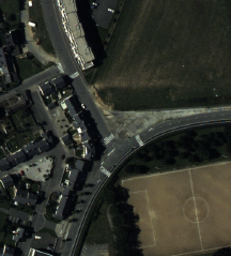
#> input picture TME7/Base/Aeriennes12.png, 231 x 256 px, given in place of Paysages67.png, which was not available
$ jupyter execute --allow-errors TME7.ipynb   (older library calls are emulated)   (text cells are left out)
#> lines starting #> are read from the running program, lines starting #| are printed output that depends on the picture; long printed decimals are rounded; pictures that were not available may be replaced by others from this repository, and a replacement may not be noted
[cell 1]
# Load useful library

from PIL import Image
import matplotlib.pyplot as plt
import numpy as np
import scipy.signal
import scipy.ndimage
from skimage.color import rgb2hsv, hsv2rgb

# Usefull functions
def setColors(nH, nS, nV):
    """ int**3 -> Array[nH*nS*nV,3]*Array[nH,nS,nV,3]
        computes an RGB palette from a sampling of HSV values
    """
    pal1 = np.zeros((nH*nS*nV, 3))
    pal2 = np.zeros((nH, nS, nV, 3))
    tH, tS, tV = 1/(2*nH), 1/(2*nS), 1/(2*nV)

    idx = 0
    for i in range(nH):
        for j in range(nS):
            for k in range(nV):
                HSVval = np.array([[[i/nH + tH, j/nS + tS, k/nV + tV]]])
                pal1[idx, :] = hsv2rgb(HSVval)*255
                pal2[i, j, k, :] = hsv2rgb(HSVval)*255
                idx += 1
    return pal1, pal2

def viewQuantizedImage(I,pal):
    """ Array*Array -> Array
        Display an indexed image with colors according to pal
    """
    Iview = np.empty(I.shape)
    n, m, c = I.shape
    for i in range(n):
        for j in range(m):
            h, s, v = I[i, j, :]
            Iview[i, j, :] = pal[ np.int(h), np.int(s), np.int(v), :]
    print( Iview.max())
    plt.imshow(Iview/255)
    plt.show()

def display5mainColors(histo, pal):
    """ Array*Array -> NoneType
        Display the 5 main colors in histo
    """
    idx = np.argsort(histo)
    idx = idx[::-1]
    K = 5
    for i in range (K):
        Ia = np.zeros((1, 1, 3), dtype=np.uint8)
        Ia[0,0,0] = pal[idx[i], 0]
        Ia[0,0,1] = pal[idx[i], 1]
        Ia[0,0,2] = pal[idx[i], 2]
        plt.subplot(1, K, i+1)
        plt.imshow(Ia)
        plt.axis('off')
    plt.show()

def display20bestMatches(S, indexQuery):
    """ Array*int -> NoneType
    """
    L = S[indexQuery, :]
    Idx = np.argsort(L)
    cpt = 1
    plt.figure(figsize=(15, 10))
    for idx in Idx[:20]:
        plt.subplot(5, 4, cpt)
        indexQuery = idx
        imageName = (pathImage+listImage[indexQuery]).strip()
        plt.imshow(np.array(Image.open(imageName))/255.)
        plt.title(listImage[indexQuery])
        plt.axis('off')
        cpt += 1
    plt.show()

[cell 2]
import math

def quantize(v, k):
    """ float -> int
    """
    if v == 1:
        return k-1
    else:
        return math.floor(v * k)


# You can test your function with the following lines:
h = np.zeros((8))
for i in range(256):
    h[quantize(i/255.,8)] += 1
assert (h == 32*np.ones((8))).all()

[cell 3]
def quantizeImage(I, nH, nS, nV):
    """ Array*int -> Array*Array
    """
    Iq = np.zeros(I.shape)
    hist = np.zeros((nH,nS,nV))
    for i in range(I.shape[0]):
        for j in range(I.shape[1]):
            h,s,v = quantize(I[i,j,0], nH),quantize(I[i,j,1], nS),quantize(I[i,j,2], nV)
            Iq[i,j] = (h,s,v)
            hist[h,s,v] += 1

    return Iq, hist

[cell 4]
def normalize(H):
    """ Array -> Array"""
    L2norm = np.linalg.norm(H, 2)
    return H/L2norm

[cell 5]
PathImage = './Base/'  # to be completed
nom = 'Paysages67.png'  # to be completed

# quantization parameters
nH = 12 # to be completed
nS = 3 # to be completed
nV = 8 # to be completed


filename= nom;
I = np.array(Image.open(PathImage + filename))
#> I is the input picture: shape (256, 231, 3); mean R, G, B 49.1, 50.8, 42.5
I = I / 255.  # I values range in [0,1]
plt.figure();
plt.imshow(I);
plt.show()

# conversion RGB->HSV
J = rgb2hsv(I)
#> J: shape (256, 231, 3) float64; mean of channels 0, 1, 2 0.309, 0.239, 0.207

# color palette computation
palette, palette2 = setColors( nH, nS , nV );

# Image quantization (your function)
Iq, histo = quantizeImage(J, nH, nS, nV)
#> after the loop in quantizeImage, `for i in range(I.shape[0]):`: Iq: shape (256, 231, 3) float64; mean of channels 0, 1, 2 3.31, 0.209, 1.2

# Visualisation of quantized image
viewQuantizedImage(Iq , palette2)
#> after the loop in viewQuantizedImage, `for i in range(n):`: Iview: shape (256, 231, 3) float64; mean of channels 0, 1, 2 49.8, 51.9, 43.2
#| 239.0625

# flat a 3D histogram to 1D
histo = histo.flat

# Histogram normalization (your function)
histo = normalize(histo)
#> histo = 288 values, max 0.658 at index 49, min 0 at index 6, mean 0.0144

plt.figure()
plt.plot(histo)
plt.show()
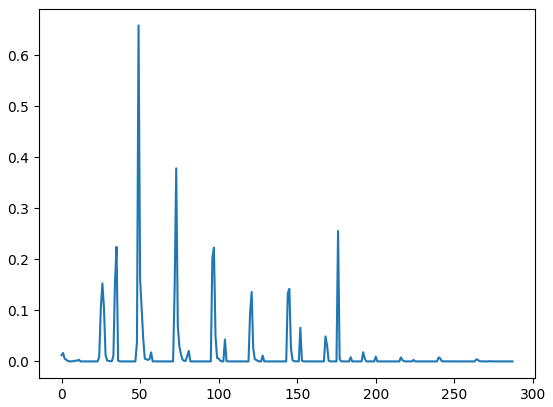
#> figure drawn by matplotlib, 1 panel; curve peaks at x = 49, y = 0.658

## Determine 5 more frequent colors
idx_most_prevalent = (-histo).argsort()[:5]
#> idx_most_prevalent = [49, 73, 176, 35, 97]
hsv_most_prevalent = [np.unravel_index(idx,( nH, nS , nV )) for idx in idx_most_prevalent]
#> hsv_most_prevalent = [(2, 0, 1), (3, 0, 1), (7, 1, 0), (1, 1, 3), (4, 0, 1)]

display5mainColors(histo, palette)
#> in display5mainColors, `idx = np.argsort(histo)`: idx = 288 values, max 287 at index 164, min 0 at index 253, mean 143.5
#> in display5mainColors, `idx = idx[::-1]`: idx = 288 values, max 287 at index 123, min 0 at index 34, mean 143.5
#> in display5mainColors, `plt.show()`:
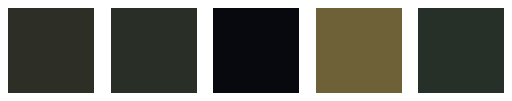
#> figure drawn by matplotlib, 5 panels

print(hsv_most_prevalent)
#| [(2, 0, 1), (3, 0, 1), (7, 1, 0), (1, 1, 3), (4, 0, 1)]

[cell 6]
PathImage = './Base/'  # to be completed
nom = 'Ours__67.png'  # to be completed

# quantization parameters
nH = 3 # to be completed
nS = 40 # to be completed
nV = 3 # to be completed


filename= nom;
I = np.array(Image.open(PathImage + filename))
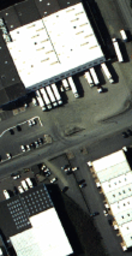
#> input picture TME7/Base/Aeriennes16.png, 132 x 256 px, given in place of Ours__67.png, which was not available
#> I is the input picture: shape (256, 132, 3); mean R, G, B 115.3, 118.3, 113
I = I / 255.  # I values range in [0,1]
plt.figure();
plt.imshow(I);
plt.show()

# conversion RGB->HSV
J = rgb2hsv(I)
#> J: shape (256, 132, 3) float64; mean of channels 0, 1, 2 0.299, 0.119, 0.469

# color palette computation
palette, palette2 = setColors( nH, nS , nV );

# Image quantization (your function)
Iq, histo = quantizeImage(J, nH, nS, nV)
#> after the loop in quantizeImage (call 2), `for i in range(I.shape[0]):`: Iq: shape (256, 132, 3) float64; mean of channels 0, 1, 2 0.4, 4.4, 0.8

# Visualisation of quantized image
viewQuantizedImage(Iq , palette2)
#> after the loop in viewQuantizedImage (call 2), `for i in range(n):`: Iview: shape (256, 132, 3) float64; mean of channels 0, 1, 2 107, 110.1, 104.2
#| 212.500
#> in viewQuantizedImage (call 2), `plt.show()`:
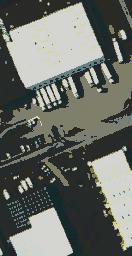
#> shown: shape (256, 132, 3) float64; mean R, G, B 0.42, 0.432, 0.409

# flat a 3D histogram to 1D
histo = histo.flat

# Histogram normalization (your function)
histo = normalize(histo)
#> histo = 360 values, max 0.747 at index 2, min 0 at index 59, mean 0.0129

plt.figure()
plt.plot(histo)
plt.show()
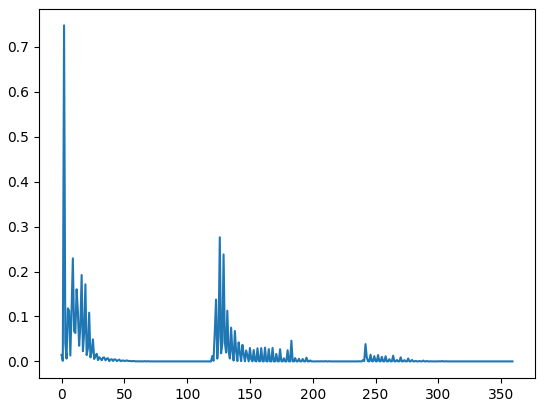
#> figure drawn by matplotlib, 1 panel; curve peaks at x = 2, y = 0.747

## Determine 5 more frequent colors
idx_most_prevalent = (-histo).argsort()[:5]
#> idx_most_prevalent = [2, 126, 129, 9, 16]
hsv_most_prevalent = [np.unravel_index(idx,( nH, nS , nV )) for idx in idx_most_prevalent]
#> hsv_most_prevalent = [(0, 0, 2), (1, 2, 0), (1, 3, 0), (0, 3, 0), (0, 5, 1)]

display5mainColors(histo, palette)
#> in display5mainColors (call 2), `idx = np.argsort(histo)`: idx = 360 values, max 359 at index 72, min 0 at index 305, mean 179.5
#> in display5mainColors (call 2), `idx = idx[::-1]`: idx = 360 values, max 359 at index 287, min 0 at index 54, mean 179.5
#> in display5mainColors (call 2), `plt.show()`:
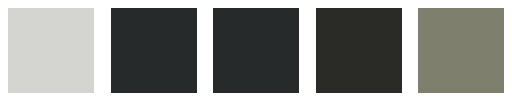
#> figure drawn by matplotlib, 5 panels

print(hsv_most_prevalent)
#| [(0, 0, 2), (1, 2, 0), (1, 3, 0), (0, 3, 0), (0, 5, 1)]
